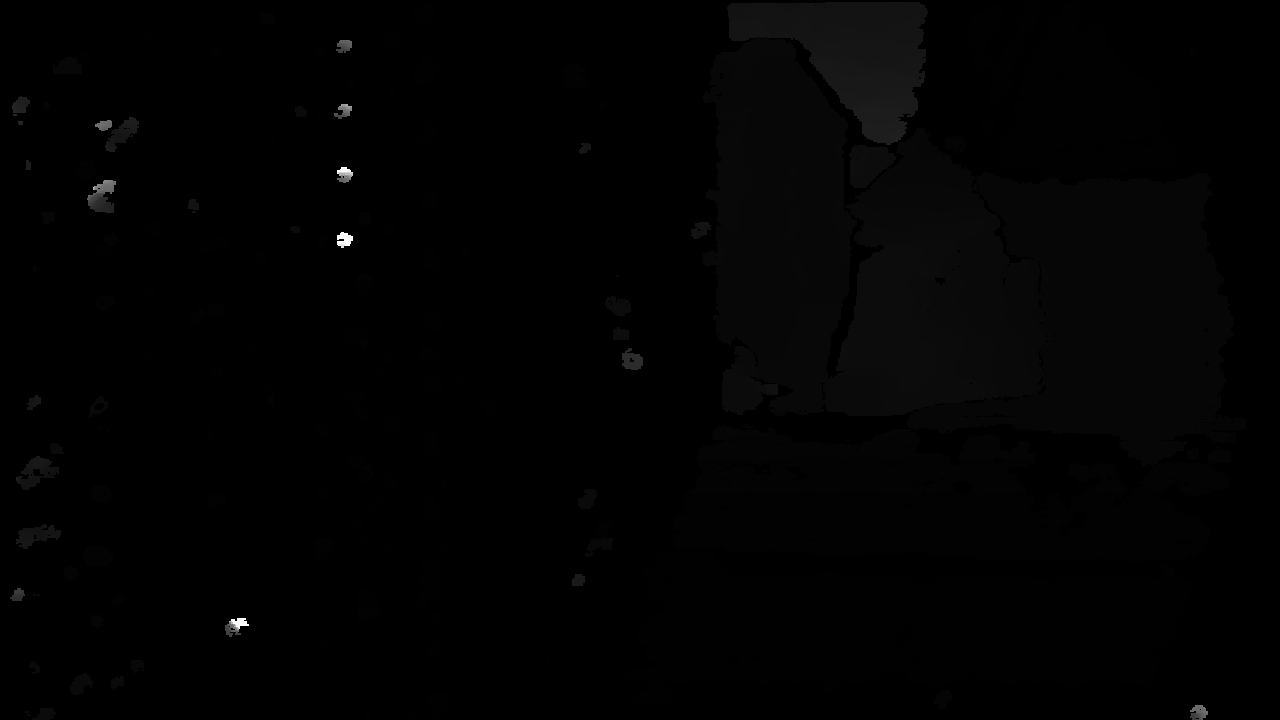
#> input picture vcb/ref_views/ob_000001/depth_enhanced/000000.png, 1280 x 720 px
$ python preprocess_depth.py --depth_dir vcb/ref_views/ob_000001/depth_enhanced
#> lines starting #> are read from the running program, lines starting #| are printed output that depends on the picture; after the words box and inside, x2 and y2 are one past the last pixel; in counts of white or black regions, pixels touching at a corner belong together
#!/usr/bin/env python3
"""Preprocess depth images by inpainting invalid (zero/near-zero) pixels.

This script fills holes in depth images using OpenCV's inpainting algorithm,
which significantly improves pose estimation accuracy.

Usage:
    python preprocess_depth.py --depth_dir vcb/ref_views/test_scene/depth
"""

import cv2
import numpy as np
import os
import argparse
from glob import glob


def inpaint_depth(depth_path, threshold_mm=10, inpaint_radius=5):
    """Apply inpainting to fill invalid depth pixels.

    Args:
        depth_path: Path to depth image (uint16 PNG, values in mm)
        threshold_mm: Pixels below this value are considered invalid
        inpaint_radius: Radius for inpainting algorithm

    Returns:
        Inpainted depth image (uint16)
    """
#> called with threshold_mm = 10, inpaint_radius = 5
    depth_raw = cv2.imread(depth_path, -1)
#> depth_raw is the input picture: shape (720, 1280) uint16; min 0, max 65535, mean 594
    if depth_raw is None:
        raise ValueError(f"Failed to read: {depth_path}")

    # Find invalid pixels
    invalid_mask = (depth_raw < threshold_mm).astype(np.uint8)
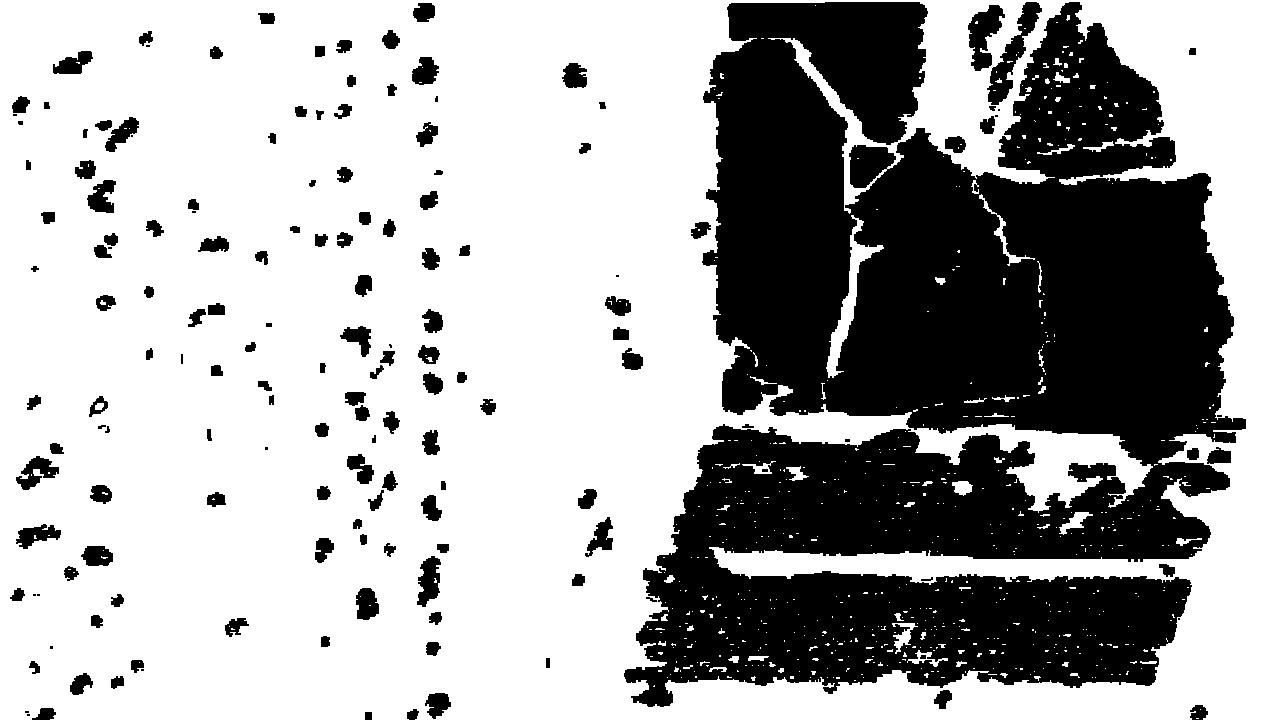
#> invalid_mask: shape (720, 1280); values 0 (black) and 1 (white), 66.6% white; 159 black regions (22 under 20 px), largest, box (x1, y1, x2, y2) and area: (624, 2, 1246, 707) 279189, (987, 2, 1042, 105) 1709, (968, 5, 1005, 71) 1325
    invalid_count = np.sum(invalid_mask)
#> invalid_count = 613849

    if invalid_count == 0:
        return depth_raw, 0

    # Apply inpainting
    depth_float = depth_raw.astype(np.float32)
    depth_filled = cv2.inpaint(depth_float, invalid_mask, inpaint_radius, cv2.INPAINT_NS)
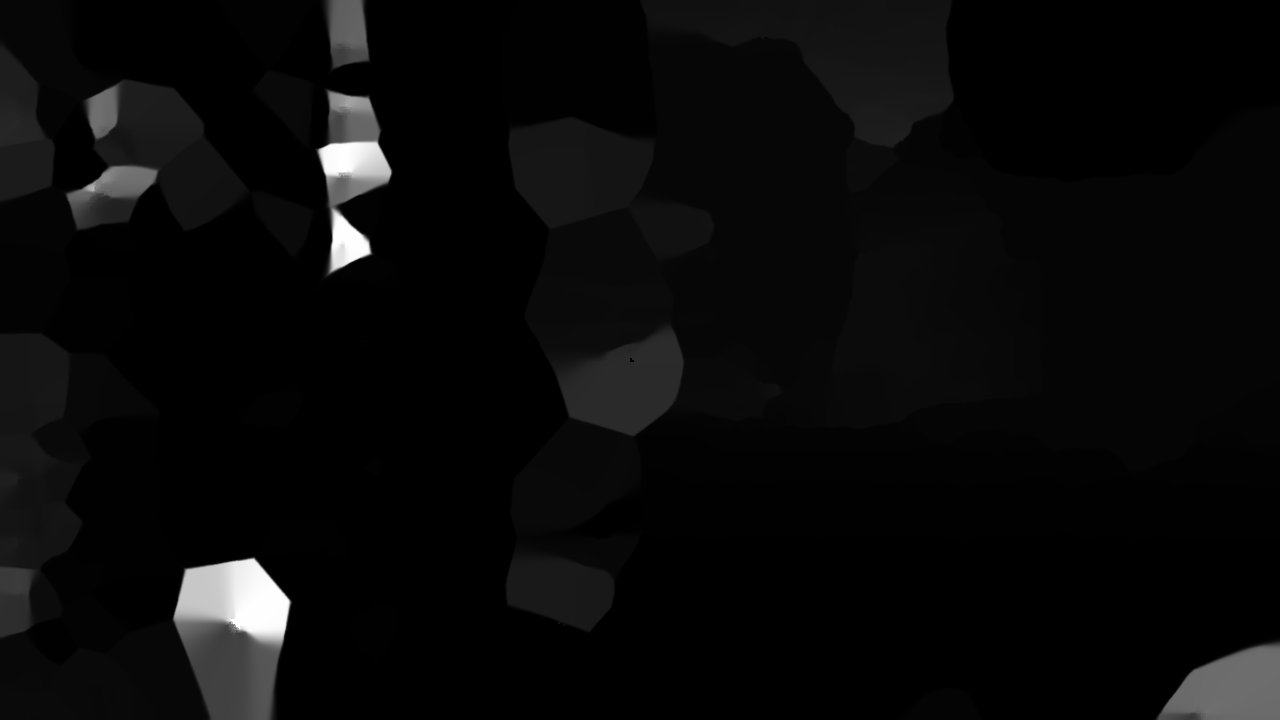
#> depth_filled: shape (720, 1280) float32; min 325, max 65535, mean 2866.3; drawn with min black and max white
    depth_filled = depth_filled.astype(np.uint16)

    return depth_filled, invalid_count


def main():
    parser = argparse.ArgumentParser(description='Preprocess depth images with inpainting')
    parser.add_argument('--depth_dir', type=str, required=True, help='Directory containing depth images')
    parser.add_argument('--threshold_mm', type=int, default=10, help='Invalid depth threshold in mm')
    parser.add_argument('--backup', action='store_true', help='Create backup of original files')
    args = parser.parse_args()

    depth_files = sorted(glob(os.path.join(args.depth_dir, '*.png')))

    if not depth_files:
        print(f"No PNG files found in {args.depth_dir}")
        return

    print(f"Processing {len(depth_files)} depth images...")

    total_invalid = 0
    total_pixels = 0

    for depth_path in depth_files:
        if '_original' in depth_path:
            continue

        # Backup if requested
        if args.backup:
            backup_path = depth_path.replace('.png', '_original.png')
            if not os.path.exists(backup_path):
                import shutil
                shutil.copy(depth_path, backup_path)

        # Inpaint
        depth_filled, invalid_count = inpaint_depth(depth_path, args.threshold_mm)
#> invalid_count = 613849

        # Save
        cv2.imwrite(depth_path, depth_filled)

        total_invalid += invalid_count
#> total_invalid = 613849
        total_pixels += depth_filled.size
#> total_pixels = 921600

        if invalid_count > 0:
            print(f"  {os.path.basename(depth_path)}: filled {invalid_count} invalid pixels")
#|   000000.png: filled 613849 invalid pixels
#> pass 2 of the loop in main, `for depth_path in depth_files:`:
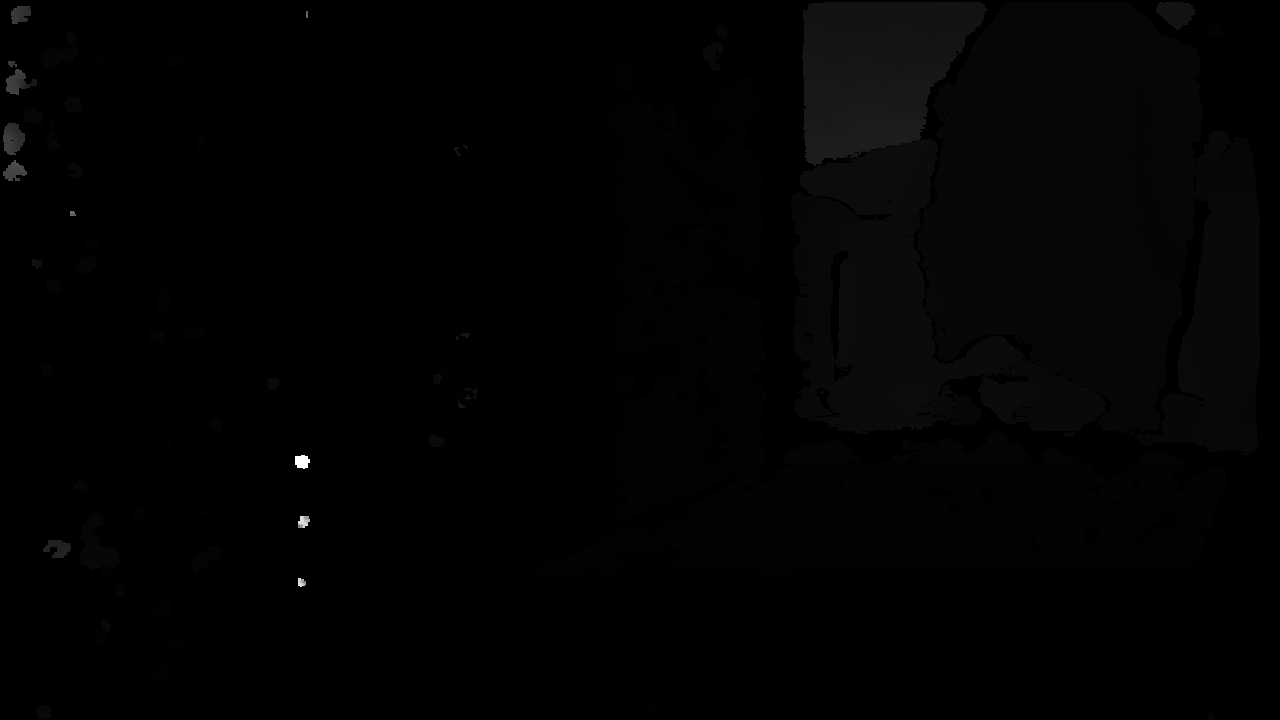
#> input picture vcb/ref_views/ob_000001/depth_enhanced/000001.png, 1280 x 720 px
#> in inpaint_depth, depth_raw is the input picture: shape (720, 1280) uint16; min 0, max 65535, mean 695.6
#> in inpaint_depth (call 2), `invalid_mask = (depth_raw < threshold_mm).astype(np.uint8)`:
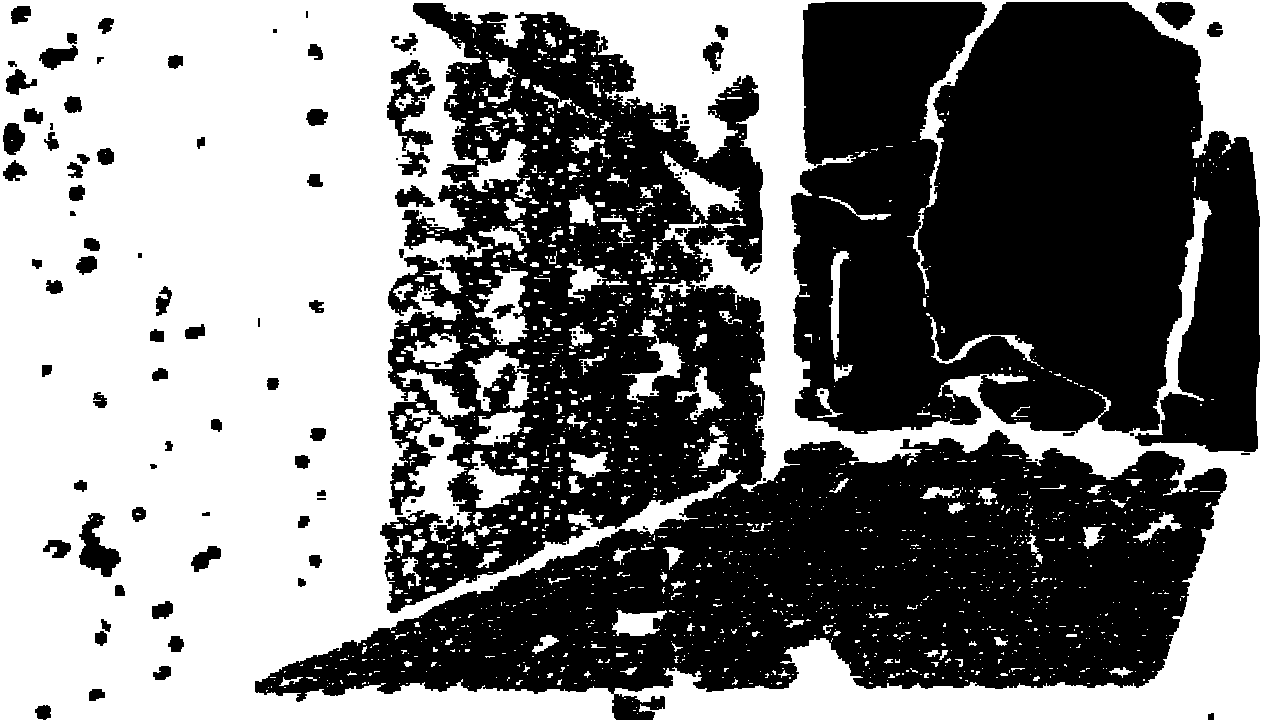
#> invalid_mask: shape (720, 1280); values 0 (black) and 1 (white), 49.5% white; 1659 white regions (1398 under 20 px), largest, box (x1, y1, x2, y2) and area: (0, 0, 1280, 720) 415954, (475, 267, 529, 345) 2036, (663, 151, 743, 220) 1616
#> in inpaint_depth (call 2), `invalid_count = np.sum(invalid_mask)`: invalid_count = 456402
#> in inpaint_depth (call 2), `depth_filled = cv2.inpaint(depth_float, invalid_mask, inpaint_radius, ..`:
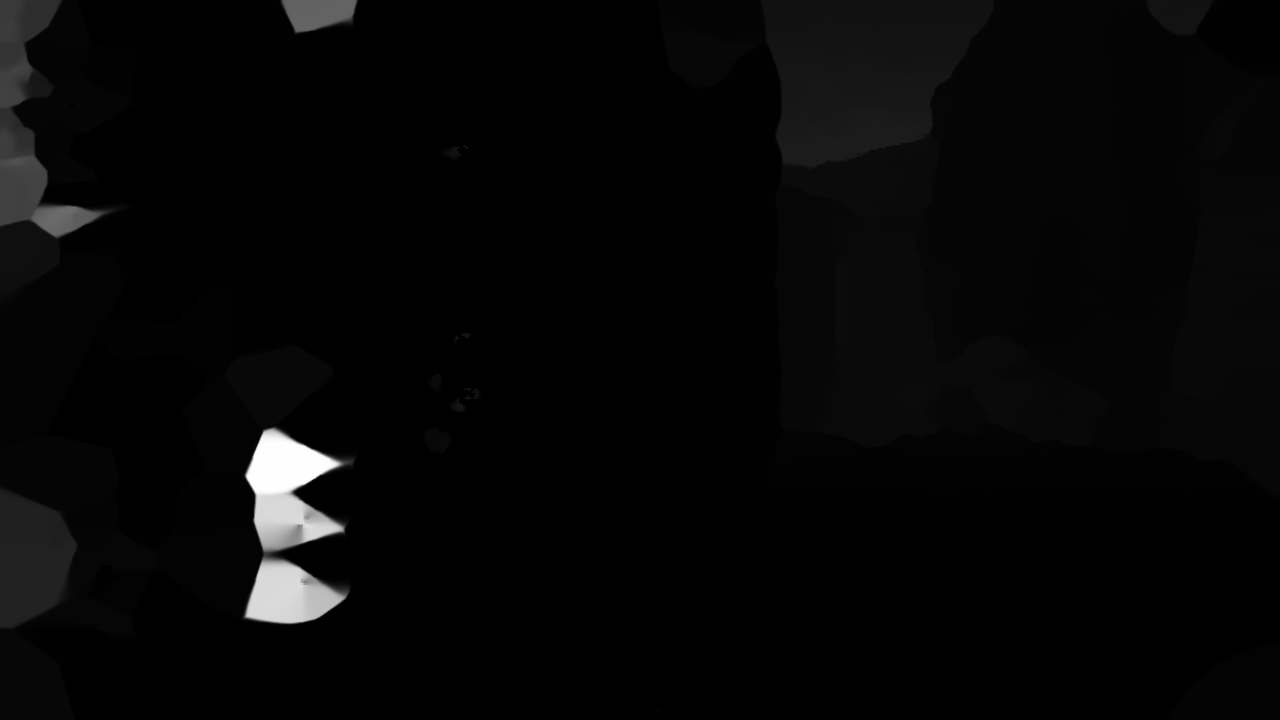
#> depth_filled: shape (720, 1280) float32; min 325, max 65535, mean 2083.2; drawn with min black and max white
#> total_invalid = 1070251
#|   000001.png: filled 456402 invalid pixels

    print(f"\nDone! Total: {total_invalid}/{total_pixels} pixels filled ({total_invalid/total_pixels*100:.2f}%)")
#| Done! Total: 1070251.0/1843200 pixels filled (58.06%)


if __name__ == '__main__':
    main()
